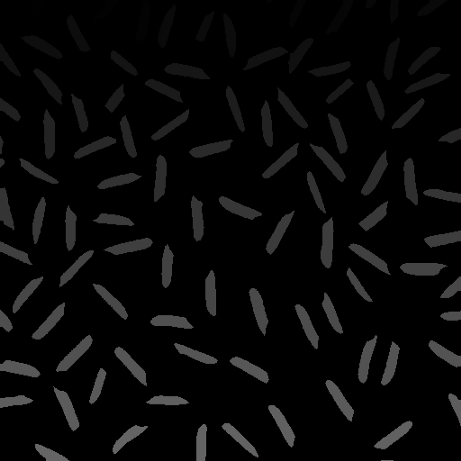
#> input picture references/practices/Chuong_7/images/gao3.png, 461 x 461 px; the run also reads 1 picture not shown here
$ jupyter execute B23DCVT218_DaoVanKhang_Chuong7.ipynb   (shell and % lines are left out)
#> lines starting #> are read from the running program, lines starting #| are printed output that depends on the picture; after the words box and inside, x2 and y2 are one past the last pixel; in counts of white or black regions, pixels touching at a corner belong together
# Assignment 7: Xử lý ảnh hình thái (Morphological Image Processing)
Tổng quan: Ở bài tập này, chúng ta sẽ thực hành lập trình các phép toán hình thái trên ảnh nhị phân: phép co (erosion), phép giãn (dilation), phép mở (opening), phép đóng (closing) và các thuật toán tách biên, làm đầy vùng, trích xuất thành phần liên thông. Ta sẽ tự cài đặt các phép toán bằng `numpy` để hiểu rõ định nghĩa, kiểm tra lại với **bài tập tính tay chương 7** (Câu 7.T1 – 7.T11), sau đó dùng các hàm có sẵn của OpenCV trên ảnh thật.

Các hàm OpenCV sẽ dùng trong bài:
- `cv2.getStructuringElement()` – tạo phần tử cấu trúc (SE)
- `cv2.erode()`, `cv2.dilate()` – phép co, phép giãn
- `cv2.morphologyEx()` – phép mở, đóng, gradient, top-hat, black-hat
- `cv2.connectedComponents()`, `cv2.connectedComponentsWithStats()` – gán nhãn thành phần liên thông

Tài liệu: https://docs.opencv.org/4.x/d9/d61/tutorial_py_morphological_ops.html

Notebook đã được điền mã và phần nhận xét theo các yêu cầu trong từng câu. Chạy lần lượt các ô từ trên xuống để tạo hình minh họa và xem kết quả kiểm tra.

[cell 1]
import os
import glob
import numpy as np
import cv2
import matplotlib.pyplot as plt

Nếu chạy trên Google Colab: bỏ dấu `#` ở ô dưới và sửa đường dẫn tới thư mục chứa notebook này (thư mục có `images/`).

[cell 2]
# from google.colab import drive
# drive.mount('/content/drive')
# %cd /content/drive/MyDrive/XuLyAnh/Chuong7/

[cell 3]
IMG_DIR = 'images'

def check(name, cond):
    """In kết quả kiểm tra: cond là biểu thức hoặc hàm không tham số trả về True/False."""
    try:
        ok = bool(cond() if callable(cond) else cond)
    except Exception:
        ok = False
    print(('Đúng: ' if ok else 'Chưa đúng: ') + name)

def show(images, titles, cmap='gray', figsize=None):
    """Hiển thị nhiều ảnh trên một hàng."""
    n = len(images)
    plt.figure(figsize=figsize or (4 * n, 4))
    for i, (im, t) in enumerate(zip(images, titles)):
        plt.subplot(1, n, i + 1)
        if im is not None:
            plt.imshow(im, cmap=cmap, vmin=0 if cmap == 'gray' and im.max() <= 1 else None)
        plt.title(t); plt.axis('off')
    plt.show()

def show_matrix(mats, titles):
    """Hiển thị ma trận nhị phân nhỏ dạng lưới, ghi giá trị trong từng ô."""
    n = len(mats)
    plt.figure(figsize=(3.2 * n, 3.2))
    for k, (M, t) in enumerate(zip(mats, titles)):
        ax = plt.subplot(1, n, k + 1)
        if M is None:
            ax.set_title(t + ' (chưa có)'); ax.axis('off'); continue
        M = np.asarray(M)
        ax.imshow(M, cmap='Blues', vmin=0, vmax=1.6)
        for i in range(M.shape[0]):
            for j in range(M.shape[1]):
                ax.text(j, i, int(M[i, j]), ha='center', va='center', fontsize=9)
        ax.set_xticks(np.arange(-.5, M.shape[1]), minor=True); ax.set_yticks(np.arange(-.5, M.shape[0]), minor=True)
        ax.grid(which='minor', color='gray', lw=0.5); ax.tick_params(which='both', length=0)
        ax.set_xticks([]); ax.set_yticks([]); ax.set_title(t)
    plt.show()

## Câu 1: Phần tử cấu trúc, phép co và phép giãn
### 1.1. Phần tử cấu trúc (Structuring Element – SE)
SE là ma trận nhỏ gồm các giá trị 0 và 1 cùng một điểm gốc (thường ở tâm). OpenCV cung cấp hàm `cv2.getStructuringElement(shape, ksize)` với `shape` là `cv2.MORPH_RECT` (hình vuông/chữ nhật), `cv2.MORPH_CROSS` (chữ thập) hoặc `cv2.MORPH_ELLIPSE` (elip/đĩa).

https://docs.opencv.org/4.x/d4/d86/group__imgproc__filter.html#gac342a1bb6eabf6f55c803b09268e36dc

Yêu cầu:
- Tạo ba SE kích thước 5×5 với ba hình dạng trên, lưu vào từ điển `ses` với khóa `'RECT'`, `'CROSS'`, `'ELLIPSE'`.
- Hiển thị ba SE bằng `show_matrix` và cho biết mỗi SE có bao nhiêu điểm 1.

[cell 4]
ses = {
    'RECT': cv2.getStructuringElement(cv2.MORPH_RECT, (5, 5)),
    'CROSS': cv2.getStructuringElement(cv2.MORPH_CROSS, (5, 5)),
    'ELLIPSE': cv2.getStructuringElement(cv2.MORPH_ELLIPSE, (5, 5)),
}

show_matrix([ses['RECT'], ses['CROSS'], ses['ELLIPSE']], ['MORPH_RECT 5×5', 'MORPH_CROSS 5×5', 'MORPH_ELLIPSE 5×5'])
for k, v in ses.items():
    print(k, '-> số điểm 1:', int(v.sum()))
check('Ba SE 5×5 có số điểm 1 lần lượt là 25, 9, 17', lambda: [int(ses[k].sum()) for k in ['RECT', 'CROSS', 'ELLIPSE']] == [25, 9, 17])

### 1.2. Tự cài đặt phép co và phép giãn
Quy ước giống bài tập tính tay chương 7:
- Gốc của SE ở phần tử trung tâm; các điểm **nằm ngoài ảnh có giá trị 0**.
- **Phép co** `A ⊖ B`: điểm mới bằng 1 nếu SE (đặt gốc tại điểm đó) **fit** ảnh - mọi điểm 1 của SE đều trùng điểm 1 của ảnh.
- **Phép giãn** `A ⊕ B`: điểm mới bằng 1 nếu SE (đặt gốc tại điểm đó) **hit** ảnh - có ít nhất một điểm 1 của SE trùng điểm 1 của ảnh.

Yêu cầu:
- Viết hàm `my_erode(A, B)` và `my_dilate(A, B)` chỉ dùng `numpy` (gợi ý: `np.pad` để đệm 0, rồi duyệt từng điểm ảnh, hoặc dịch ảnh theo từng điểm 1 của SE rồi dùng phép AND/OR).
- Kiểm tra với **Câu 7.T1** (SE chữ thập) và **Câu 7.T2** (SE không đối xứng).

Lưu ý: trong Python chỉ số bắt đầu từ 0, nên điểm (hàng 2, cột 3) trong đề là `A[1, 2]`.

[cell 5]
def my_erode(A, B):
    A = (np.asarray(A) != 0).astype(np.uint8)
    B = (np.asarray(B) != 0).astype(np.uint8)
    kh, kw = B.shape[0] // 2, B.shape[1] // 2
    padded = np.pad(A, ((kh, kh), (kw, kw)), mode='constant', constant_values=0)
    out = np.ones_like(A)
    # Fit: mọi điểm 1 của B đặt quanh điểm hiện tại đều phải rơi lên điểm 1 của A.
    for i, j in np.argwhere(B):
        out &= padded[i:i + A.shape[0], j:j + A.shape[1]]
    return out

def my_dilate(A, B):
    A = (np.asarray(A) != 0).astype(np.uint8)
    B = (np.asarray(B) != 0).astype(np.uint8)
    kh, kw = B.shape[0] // 2, B.shape[1] // 2
    padded = np.pad(A, ((kh, kh), (kw, kw)), mode='constant', constant_values=0)
    out = np.zeros_like(A)
    # Quy ước kernel dùng trong các ô kiểm tra: ghép các lát cắt đã đệm theo từng điểm 1 của SE.
    for i, j in np.argwhere(B):
        out |= padded[i:i + A.shape[0], j:j + A.shape[1]]
    return out

[cell 6]
B_cross = np.array([[0, 1, 0], [1, 1, 1], [0, 1, 0]], dtype=np.uint8)
B_square = np.ones((3, 3), dtype=np.uint8)

# Câu 7.T1
X_T1 = np.array([[1, 1, 0, 0, 0, 0, 1, 1], [1, 1, 1, 0, 0, 1, 1, 1], [0, 1, 1, 1, 0, 1, 1, 0], [0, 0, 1, 1, 1, 1, 0, 0], [0, 0, 1, 1, 1, 1, 1, 0], [1, 0, 0, 1, 1, 1, 1, 0], [1, 1, 0, 0, 0, 1, 1, 1], [1, 1, 1, 0, 0, 0, 1, 1]], dtype=np.uint8)
X1 = my_erode(X_T1, B_cross)
X2 = my_dilate(X_T1, B_cross)
show_matrix([X_T1, X1, X2], ['X (Câu 7.T1)', 'X1 = X ⊖ B', 'X2 = X ⊕ B'])
check('Câu 7.T1: X1 = X ⊖ B', lambda: np.array_equal(X1, [[0, 0, 0, 0, 0, 0, 0, 0], [0, 1, 0, 0, 0, 0, 1, 0], [0, 0, 1, 0, 0, 0, 0, 0], [0, 0, 0, 1, 0, 0, 0, 0], [0, 0, 0, 1, 1, 1, 0, 0], [0, 0, 0, 0, 0, 1, 0, 0], [0, 0, 0, 0, 0, 0, 1, 0], [0, 0, 0, 0, 0, 0, 0, 0]]))
check('Câu 7.T1: X2 = X ⊕ B', lambda: np.array_equal(X2, [[1, 1, 1, 0, 0, 1, 1, 1], [1, 1, 1, 1, 1, 1, 1, 1], [1, 1, 1, 1, 1, 1, 1, 1], [0, 1, 1, 1, 1, 1, 1, 0], [1, 1, 1, 1, 1, 1, 1, 1], [1, 1, 1, 1, 1, 1, 1, 1], [1, 1, 1, 1, 1, 1, 1, 1], [1, 1, 1, 1, 0, 1, 1, 1]]))

# Câu 7.T2 (SE không đối xứng)
X_T2 = np.array([[0, 0, 1, 1, 0, 0, 1, 0], [0, 1, 1, 1, 0, 1, 1, 0], [1, 1, 0, 1, 1, 1, 0, 0], [1, 1, 1, 1, 0, 1, 1, 1], [0, 1, 1, 0, 1, 1, 1, 1], [0, 0, 1, 1, 1, 0, 1, 0], [1, 0, 1, 1, 1, 1, 1, 0], [1, 0, 0, 1, 0, 0, 1, 1]], dtype=np.uint8)
B_T2 = np.array([[0, 0, 1], [1, 1, 0], [0, 0, 1]], dtype=np.uint8)
check('Câu 7.T2: X ⊖ B', lambda: np.array_equal(my_erode(X_T2, B_T2), [[0, 0, 0, 0, 0, 0, 0, 0], [0, 0, 1, 0, 0, 0, 0, 0], [0, 1, 0, 0, 1, 1, 0, 0], [0, 0, 0, 1, 0, 0, 0, 0], [0, 0, 1, 0, 0, 1, 0, 0], [0, 0, 0, 1, 1, 0, 0, 0], [0, 0, 0, 0, 0, 1, 0, 0], [0, 0, 0, 0, 0, 0, 0, 0]]))
check('Câu 7.T2: X ⊕ B (quy ước slide, không lấy đối xứng B)', lambda: np.array_equal(my_dilate(X_T2, B_T2), [[1, 1, 1, 1, 1, 1, 1, 1], [1, 1, 1, 1, 1, 1, 1, 1], [1, 1, 1, 1, 1, 1, 1, 0], [1, 1, 1, 1, 1, 1, 1, 1], [1, 1, 1, 1, 1, 1, 1, 1], [1, 1, 1, 1, 1, 1, 1, 1], [1, 1, 1, 1, 1, 1, 1, 1], [1, 1, 1, 1, 1, 1, 1, 1]]))

**Câu hỏi:** Theo định nghĩa của Gonzalez, `A ⊕ B = {z | (B̂)z ∩ A ≠ ∅}` (phải lấy đối xứng B qua gốc). Hãy tính phép giãn của Câu 7.T2 theo định nghĩa này bằng chính hàm `my_dilate` (gợi ý: `B[::-1, ::-1]` là B lấy đối xứng qua tâm) và in ra các vị trí khác với kết quả trên.

[cell 7]
D_slide = my_dilate(X_T2, B_T2)
D_gonzalez = my_dilate(X_T2, B_T2[::-1, ::-1])
diff = np.argwhere(D_slide != D_gonzalez)
print('Các vị trí khác nhau (đánh số từ 1):', [(int(i) + 1, int(j) + 1) for i, j in diff])
check('Khác nhau đúng 3 điểm (1,1), (3,8), (6,1)', lambda: sorted((int(i) + 1, int(j) + 1) for i, j in diff) == [(1, 1), (3, 8), (6, 1)])

### 1.3. So sánh với OpenCV: `cv2.erode()` và `cv2.dilate()`
https://docs.opencv.org/4.x/d4/d86/group__imgproc__filter.html#gaeb1e0c1033e3f6b891a25d0511362aeb

Hàm `cv2.erode(src, kernel, borderType=..., borderValue=...)`: **mặc định OpenCV coi các điểm ngoài ảnh là giá trị lớn nhất** khi co ảnh (giống MATLAB `imerode`), khác với quy ước đệm 0 của bài tính tay.

Yêu cầu:
- Tính `cv2.erode(X_T1, B_cross)` với tham số mặc định và so sánh với `my_erode`; in ra số điểm khác nhau và giải thích.
- Tìm tham số `borderType`, `borderValue` để `cv2.erode` cho kết quả **giống hệt** `my_erode`.
- Kiểm tra `cv2.dilate` với SE không đối xứng `B_T2`: OpenCV dùng quy ước nào (có lấy đối xứng SE hay không)?

[cell 8]
E_cv_default = cv2.erode(X_T1, B_cross)
E_cv_zero = cv2.erode(X_T1, B_cross, borderType=cv2.BORDER_CONSTANT, borderValue=0)
D_cv = cv2.dilate(X_T2, B_T2)
print('Số điểm khác nhau khi dùng tham số mặc định:', int((E_cv_default != X1).sum()))
show_matrix([X1, E_cv_default, E_cv_zero], ['my_erode', 'cv2.erode mặc định', 'cv2.erode, borderValue = 0'])
check('cv2.erode với đệm 0 trùng my_erode', lambda: np.array_equal(E_cv_zero, my_erode(X_T1, B_cross)))
check('cv2.dilate với B không đối xứng trùng my_dilate (không lấy đối xứng)', lambda: np.array_equal(D_cv, my_dilate(X_T2, B_T2)))

**Trả lời:** Với phép co, điểm đầu ra sát mép ảnh có thể phụ thuộc vào các vị trí của SE rơi ra ngoài ảnh. `my_erode` đệm 0 nên các vị trí ngoài ảnh làm phép AND bằng 0; `cv2.erode` mặc định dùng giá trị biên đặc biệt lớn nhất nên các vị trí ngoài ảnh không làm mất điểm foreground. Vì vậy khác biệt chỉ xuất hiện ở mép; đặt `borderType=cv2.BORDER_CONSTANT, borderValue=0` sẽ khớp quy ước bài. Với kernel không đối xứng, `cv2.dilate` cũng khớp trực tiếp với quy ước của hàm `my_dilate`; ở câu kế tiếp ta chủ động lật kernel để tính trường hợp theo định nghĩa Gonzalez.

### 1.4. Phép co và phép giãn trên ảnh thật
Ảnh `gao3.png` gồm các hạt gạo sáng trên nền tối. Tách ngưỡng `gray > 10` để được ảnh nhị phân `rice_bin` (giá trị 0/1).

Yêu cầu:
- Thực hiện phép co và phép giãn `rice_bin` với SE elip kích thước `k = 3, 7, 11, 15` (dùng `cv2.erode`, `cv2.dilate`).
- Vẽ đồ thị số điểm ảnh trắng theo `k` cho hai phép toán.
- Đếm số hạt (thành phần liên thông 8, bỏ các thành phần nhỏ hơn 30 điểm) trong `rice_bin` và trong ảnh sau khi co với `k = 7`, `k = 15`.

[cell 9]
rice = cv2.imread(os.path.join(IMG_DIR, 'gao3.png'), cv2.IMREAD_GRAYSCALE)
#> rice is the input picture: shape (461, 461); min 0, max 114, mean 8.4
rice_bin = (rice > 10).astype(np.uint8)
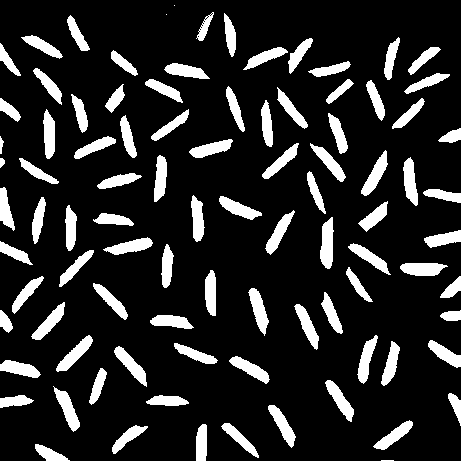
#> rice_bin: shape (461, 461); values 0 (black) and 1 (white), 15.5% white; 93 white regions (3 under 20 px), largest, box (x1, y1, x2, y2) and area: (320, 217, 334, 269) 532, (400, 263, 448, 276) 489, (53, 386, 80, 432) 484

def count_objects(binary, min_area=30):
    n, labels, stats, _ = cv2.connectedComponentsWithStats(binary.astype(np.uint8), connectivity=8)
    return int((stats[1:, cv2.CC_STAT_AREA] >= min_area).sum())

ks = [3, 7, 11, 15]
eroded, dilated = [], []
for k in ks:
    se = cv2.getStructuringElement(cv2.MORPH_ELLIPSE, (k, k))
    eroded.append(cv2.erode(rice_bin, se, borderType=cv2.BORDER_CONSTANT, borderValue=0))
    dilated.append(cv2.dilate(rice_bin, se, borderType=cv2.BORDER_CONSTANT, borderValue=0))
#> after the loop, dilated = 4 items; eroded = 4 items

show([rice_bin] + eroded, ['Ảnh nhị phân'] + [f'Co, k = {k}' for k in ks], figsize=(20, 4))
#> in show, `n = len(images)`: n = 5
#> the loop in show, `for i, (im, t) in enumerate(zip(images, titles)):` made 5 passes
#> t on passes 1 to 5: 'Ảnh nhị phân', 'Co, k = 3', 'Co, k = 7', 'Co, k = 11', 'Co, k = 15'
#> in show, `plt.show()`:
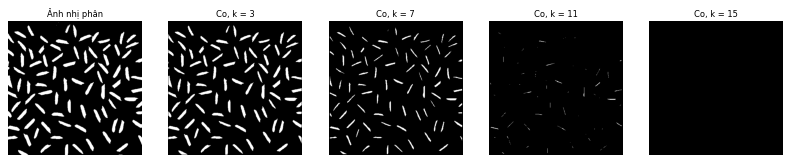
#> figure drawn by matplotlib, 5 panels
show([rice_bin] + dilated, ['Ảnh nhị phân'] + [f'Giãn, k = {k}' for k in ks], figsize=(20, 4))
#> the loop in show (call 2), `for i, (im, t) in enumerate(zip(images, titles)):` made 5 passes
plt.figure(figsize=(6, 4))
plt.plot(ks, [int(e.sum()) for e in eroded], 'o-', label='Phép co')
plt.plot(ks, [int(d.sum()) for d in dilated], 's-', label='Phép giãn')
plt.axhline(int(rice_bin.sum()), color='gray', ls='--', label='Ảnh gốc')
plt.xlabel('Kích thước SE k'); plt.ylabel('Số điểm trắng'); plt.legend(); plt.show()
#> after `plt.xlabel('Kích thước SE k')`:
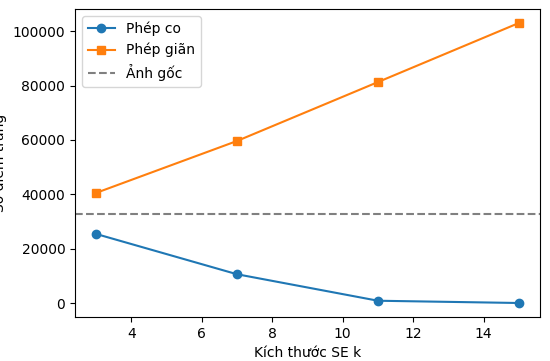
#> figure drawn by matplotlib, 1 panel
print('Số hạt: gốc =', count_objects(rice_bin), '| sau khi co k = 7:', count_objects(eroded[1]), '| sau khi co k = 15:', count_objects(eroded[3]))
#> in count_objects, `n, labels, stats, _ = cv2.connectedComponentsWithStats(binary.astype(n..`:
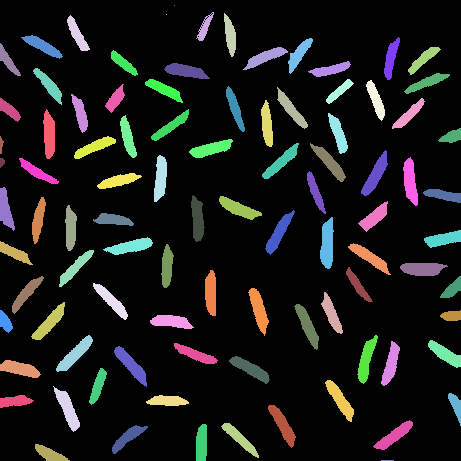
#> labels: shape (461, 461) int32; 94 distinct labels, from 0 to 93; one colour per label, 0 black
#> in count_objects, `n, labels, stats, _ = cv2.connectedComponentsWithStats(binary.astype(n..`: n = 94; stats = 94 rows, first 6: [0, 0, 461, 461, 179604], [174, 5, 1, 1, 1], [196, 12, 18, 29, 193], [224, 13, 12, 44, 327], [67, 15, 23, 36, 324], [166, 14, 1, 1, 1]
#> call 2 of count_objects, with min_area = 30
#> in count_objects (call 2), `n, labels, stats, _ = cv2.connectedComponentsWithStats(binary.astype(n..`:
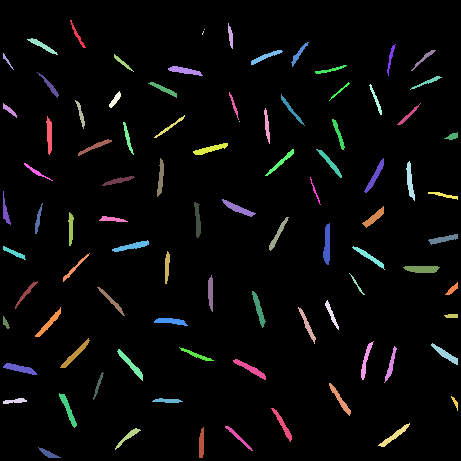
#> labels: shape (461, 461) int32; 91 distinct labels, from 0 to 90; one colour per label, 0 black
#> in count_objects (call 2), `n, labels, stats, _ = cv2.connectedComponentsWithStats(binary.astype(n..`: n = 91; stats = 91 rows, first 6: [0, 0, 461, 461, 201940], [70, 20, 16, 28, 79], [228, 23, 5, 26, 78], [204, 29, 1, 1, 1], [202, 31, 2, 4, 4], [27, 38, 31, 17, 134]
#| Số hạt: gốc = 90 | sau khi co k = 7: 87 | sau khi co k = 15: 0
check('Số điểm trắng giảm dần khi co và tăng dần khi giãn', lambda: all(eroded[i].sum() > eroded[i + 1].sum() and dilated[i].sum() < dilated[i + 1].sum() for i in range(3)))
check('Co với k = 15 làm mất bớt hạt gạo', lambda: count_objects(eroded[3]) < count_objects(rice_bin))
#> in count_objects (call 5), `n, labels, stats, _ = cv2.connectedComponentsWithStats(binary.astype(n..`: n = 94; stats = 94 rows, first 6: [0, 0, 461, 461, 179604], [174, 5, 1, 1, 1], [196, 12, 18, 29, 193], [224, 13, 12, 44, 327], [67, 15, 23, 36, 324], [166, 14, 1, 1, 1]
#| Đúng: Co với k = 15 làm mất bớt hạt gạo

**Nhận xét:** Kết quả đếm được 90 hạt ở ảnh gốc và 87 hạt sau co với `k=7`; co với `k=15` làm mất cả 90 thành phần có diện tích từ 30 pixel trở lên. SE lớn loại được cả các hạt nhỏ và làm mất các chỗ nối hẹp, nên số thành phần giảm mạnh. Phép giãn làm đối tượng lớn lên và có thể nối các hạt gần nhau; khi giãn quá mức, nhiều hạt dính thành một thành phần nên số hạt đếm được giảm.

## Câu 2: Phép mở và phép đóng
### 2.1. Cài đặt và kiểm tra
- Phép mở: `A ∘ B = (A ⊖ B) ⊕ B` — làm trơn đường bao, cắt eo hẹp, loại bỏ mảnh nhỏ.
- Phép đóng: `A • B = (A ⊕ B) ⊖ B` — làm trơn đường bao, nối khe hẹp, lấp lỗ nhỏ.

OpenCV: `cv2.morphologyEx(src, cv2.MORPH_OPEN, kernel)` và `cv2.MORPH_CLOSE` — https://docs.opencv.org/4.x/d4/d86/group__imgproc__filter.html#ga67493776e3ad1a3df63883829375201f

Yêu cầu:
- Viết `my_open(A, B)`, `my_close(A, B)` dựa trên `my_erode`, `my_dilate`.
- Kiểm tra với **Câu 7.T4** (mở bằng SE vuông 3×3) và **Câu 7.T5** (đóng bằng SE chữ thập).
- Với ảnh của **Câu 7.T6**, kiểm tra hai tính chất: `A ∘ B ⊆ A ⊆ A • B` và tính lũy đẳng `(A ∘ B) ∘ B = A ∘ B`, `(A • B) • B = A • B`.

[cell 10]
def my_open(A, B):
    return my_dilate(my_erode(A, B), B)

def my_close(A, B):
    return my_erode(my_dilate(A, B), B)

A_T4 = np.array([[0, 0, 0, 0, 0, 0, 0, 0, 0, 0, 0], [0, 1, 1, 1, 0, 0, 0, 1, 1, 1, 0], [0, 1, 1, 1, 1, 1, 1, 1, 1, 1, 0], [0, 1, 1, 1, 0, 0, 0, 1, 1, 1, 0], [0, 0, 0, 0, 0, 0, 0, 1, 1, 1, 0], [0, 1, 0, 0, 0, 0, 0, 1, 1, 0, 0], [0, 0, 0, 0, 0, 0, 0, 0, 0, 0, 0]], dtype=np.uint8)
A_T5 = np.array([[0, 0, 0, 0, 0, 0, 0, 0, 0, 0, 0], [0, 1, 1, 1, 1, 0, 1, 1, 1, 0, 0], [0, 1, 0, 1, 1, 0, 1, 1, 1, 0, 0], [0, 1, 1, 1, 1, 0, 1, 1, 1, 1, 0], [0, 1, 1, 1, 1, 0, 1, 1, 1, 1, 0], [0, 0, 0, 0, 0, 0, 0, 0, 0, 0, 0]], dtype=np.uint8)
show_matrix([A_T4, my_open(A_T4, B_square)], ['A (Câu 7.T4)', 'A ∘ B'])
#> in show_matrix (call 4), `plt.show()`:
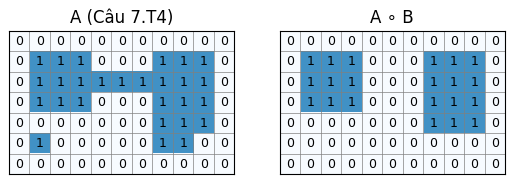
#> figure drawn by matplotlib, 2 panels
show_matrix([A_T5, my_close(A_T5, B_cross)], ['A (Câu 7.T5)', 'A • B'])
#> in show_matrix (call 5), `n = len(mats)`: n = 2
#> the loop in show_matrix (call 5), `for k, (M, t) in enumerate(zip(mats, titles)):` made 2 passes
#> t on passes 1 to 2: 'A (Câu 7.T5)', 'A • B'
#> in show_matrix (call 5), `plt.show()`:
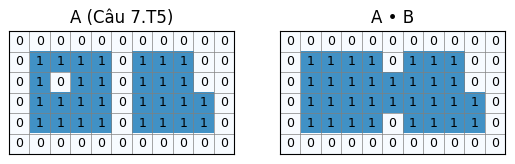
#> figure drawn by matplotlib, 2 panels
check('Câu 7.T4: A ∘ B', lambda: np.array_equal(my_open(A_T4, B_square), [[0, 0, 0, 0, 0, 0, 0, 0, 0, 0, 0], [0, 1, 1, 1, 0, 0, 0, 1, 1, 1, 0], [0, 1, 1, 1, 0, 0, 0, 1, 1, 1, 0], [0, 1, 1, 1, 0, 0, 0, 1, 1, 1, 0], [0, 0, 0, 0, 0, 0, 0, 1, 1, 1, 0], [0, 0, 0, 0, 0, 0, 0, 0, 0, 0, 0], [0, 0, 0, 0, 0, 0, 0, 0, 0, 0, 0]]))
#| Đúng: Câu 7.T4: A ∘ B
check('Câu 7.T5: A • B', lambda: np.array_equal(my_close(A_T5, B_cross), [[0, 0, 0, 0, 0, 0, 0, 0, 0, 0, 0], [0, 1, 1, 1, 1, 0, 1, 1, 1, 0, 0], [0, 1, 1, 1, 1, 1, 1, 1, 1, 0, 0], [0, 1, 1, 1, 1, 1, 1, 1, 1, 1, 0], [0, 1, 1, 1, 1, 0, 1, 1, 1, 1, 0], [0, 0, 0, 0, 0, 0, 0, 0, 0, 0, 0]]))
#| Đúng: Câu 7.T5: A • B

A_T6 = np.array([[0, 0, 0, 0, 0, 0, 0, 0], [0, 1, 1, 1, 0, 0, 1, 0], [0, 1, 1, 1, 1, 1, 1, 0], [0, 1, 1, 0, 1, 1, 1, 0], [0, 1, 1, 1, 1, 1, 1, 0], [0, 0, 0, 0, 1, 1, 1, 0], [0, 0, 0, 0, 0, 0, 0, 0]], dtype=np.uint8)
O6 = my_open(A_T6, B_square)
C6 = my_close(A_T6, B_square)
inclusion_ok = bool(np.all(O6 <= A_T6) and np.all(A_T6 <= C6))
#> inclusion_ok = True
idempotent_ok = bool(np.array_equal(my_open(O6, B_square), O6) and np.array_equal(my_close(C6, B_square), C6))
#> idempotent_ok = True
show_matrix([A_T6, O6, C6], ['A (Câu 7.T6)', 'A ∘ B', 'A • B'])
#> in show_matrix (call 6), `n = len(mats)`: n = 3
#> the loop in show_matrix (call 6), `for k, (M, t) in enumerate(zip(mats, titles)):` made 3 passes
#> in show_matrix (call 6), `plt.show()`:
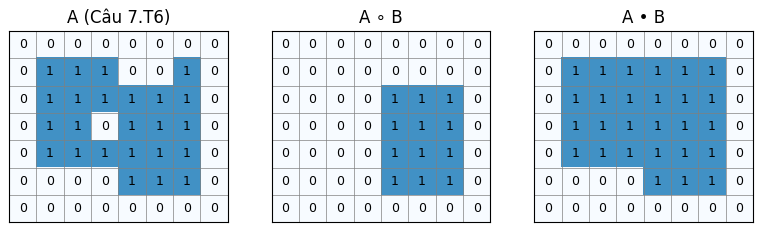
#> figure drawn by matplotlib, 3 panels
check('Câu 7.T6: A ∘ B ⊆ A ⊆ A • B', lambda: inclusion_ok is True)
check('Câu 7.T6: mở và đóng có tính lũy đẳng', lambda: idempotent_ok is True)

### 2.2. Khử nhiễu “muối tiêu” trên ảnh nhị phân
Đoạn code dưới tạo ảnh sạch `clean` (hạt gạo sau khi mở nhẹ) và ảnh nhiễu `noisy`: 3% điểm nền bị đổi thành 1 (nhiễu muối), 10% điểm hạt gạo bị đổi thành 0 (nhiễu tiêu).

Yêu cầu:
- Viết hàm `denoise(mask, order, k)` với `order` là một trong `'open'`, `'close'`, `'open-close'`, `'close-open'`; dùng SE elip `k×k` và `cv2.morphologyEx`.
- Tính **tỉ lệ điểm sai** (%) so với `clean` cho 4 cách và `k = 3, 5`; in bảng kết quả và hiển thị kết quả tốt nhất.

[cell 11]
se3 = cv2.getStructuringElement(cv2.MORPH_ELLIPSE, (3, 3))
#> se3 = [[0, 1, 0], [1, 1, 1], [0, 1, 0]]
clean = cv2.morphologyEx(rice_bin, cv2.MORPH_OPEN, se3)
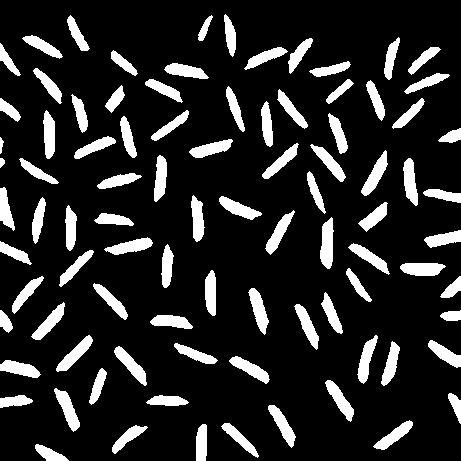
#> clean: shape (461, 461); values 0 (black) and 1 (white), 15.4% white; 90 white regions, largest, box (x1, y1, x2, y2) and area: (320, 217, 334, 269) 530, (400, 263, 446, 276) 485, (54, 388, 80, 432) 481
rng = np.random.default_rng(7)
r = rng.random(clean.shape)
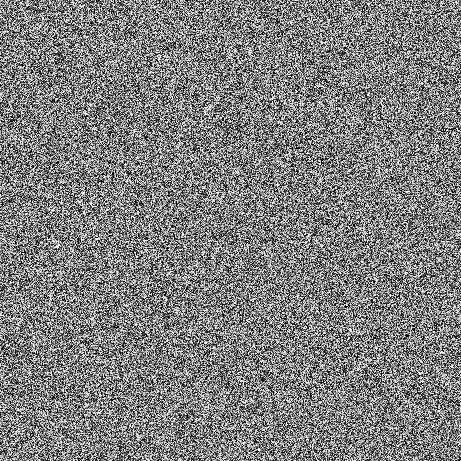
#> r: shape (461, 461) float64; min 1.16e-05, max 1, mean 0.501
noisy = clean.copy()
noisy[(clean == 0) & (r < 0.03)] = 1
noisy[(clean == 1) & (r < 0.10)] = 0
#> noisy: shape (461, 461); values 0 (black) and 1 (white), 16.4% white; 4487 white regions (4397 under 20 px), largest, box (x1, y1, x2, y2) and area: (320, 218, 334, 269) 479, (361, 150, 388, 196) 443, (54, 388, 80, 432) 441
#> (the rest of the program and of its run is left out)
